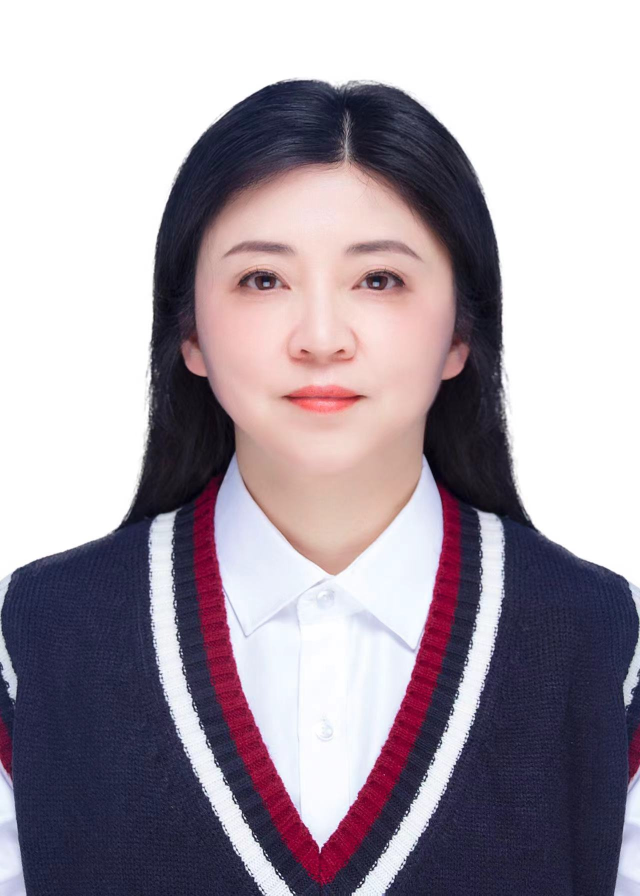
#> input picture Personal_Projects/Reverse_Colour/Background_colour/example.jpeg, 1280 x 1792 px (shown at 1/2 size)
$ python background.py
#> lines starting #> are read from the running program, lines starting #| are printed output that depends on the picture; after the words box and inside, x2 and y2 are one past the last pixel; in counts of white or black regions, pixels touching at a corner belong together
import cv2
import numpy as np
# 读取照片
img=cv2.imread('example.jpeg')
#> img is the input picture: shape (1792, 1280, 3); mean B, G, R 166.3, 156.5, 166.1

# 图像缩放
img = cv2.resize(img,None,fx=0.5,fy=0.5)
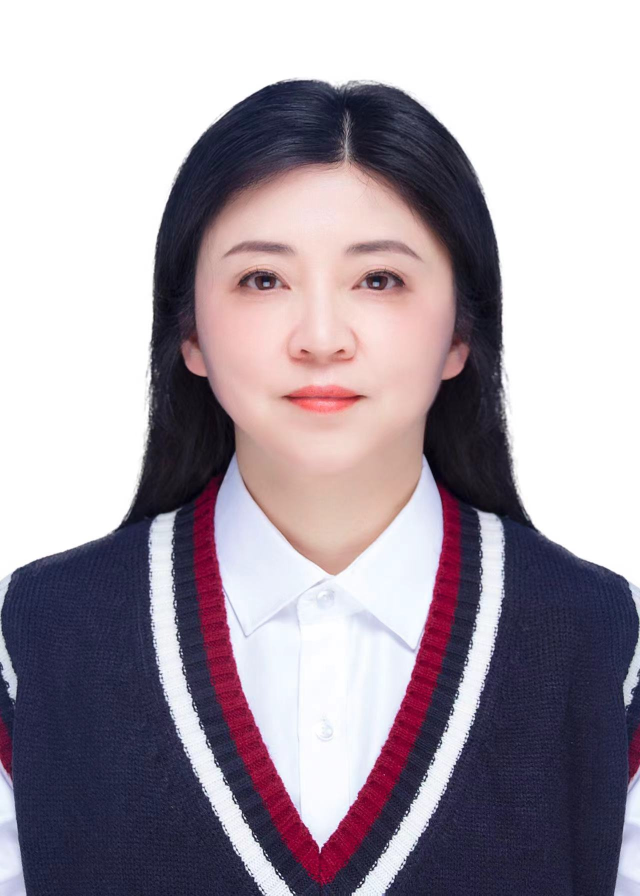
#> img: shape (896, 640, 3); mean B, G, R 166.4, 156.6, 166.2
rows,cols,channels = img.shape
#> rows = 896; cols = 640; channels = 3
print(rows,cols,channels)
#| 896 640 3
cv2.imshow('img',img)

# 图片转换为灰度图
hsv = cv2.cvtColor(img,cv2.COLOR_BGR2HSV)
#> hsv: shape (896, 640, 3); mean H, S, V 67.6, 52.8, 175.6
cv2.imshow('hsv',hsv)

# 图片的二值化处理
# 在这里处理白色
sensitivity = 50
lower_white = np.array([0,0,255-sensitivity])
upper_white = np.array([255,sensitivity,255])
mask = cv2.inRange(hsv, lower_white, upper_white)
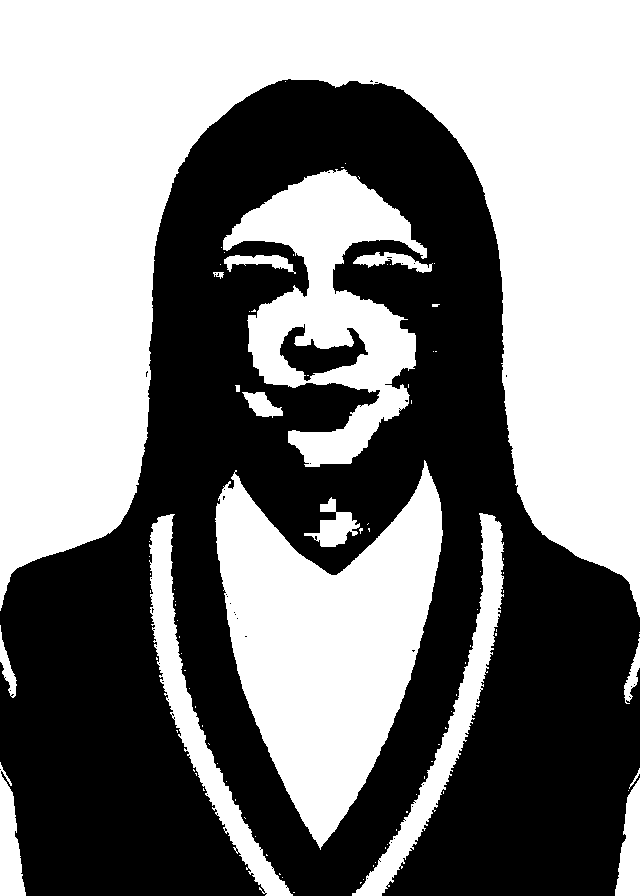
#> mask: shape (896, 640); 51.9% white; 42 black regions (40 under 20 px), largest, box (x1, y1, x2, y2) and area: (0, 79, 640, 896) 273610, (280, 324, 368, 381) 2229
cv2.imshow('msk',mask)

#腐蚀膨胀
erode=cv2.erode(mask,None,iterations=1)
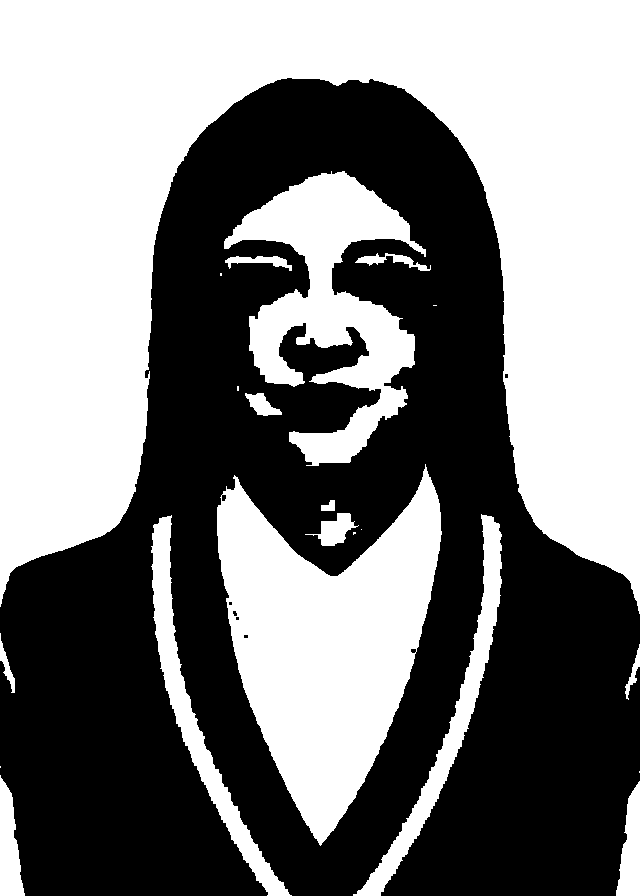
#> erode: shape (896, 640); 50.1% white; 6 black regions (5 under 20 px), largest, box (x1, y1, x2, y2) and area: (0, 78, 640, 896) 286131
#cv2.imshow('erode',erode)

dilate=cv2.dilate(erode,None,iterations=1)
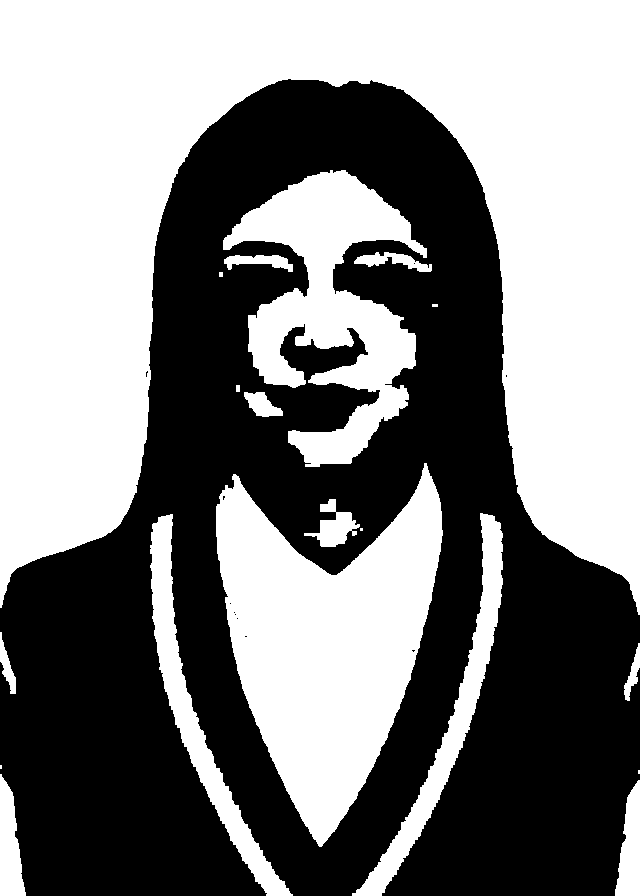
#> dilate: shape (896, 640); 51.7% white; 11 black regions (10 under 20 px), largest, box (x1, y1, x2, y2) and area: (0, 79, 640, 896) 277145
#cv2.imshow('dilate',dilate)

#遍历每个像素点，进行颜色的替换
for i in range(rows):
  for j in range(cols):
    if erode[i,j]==255: # 像素点为255表示的是白色，我们就是要将白色处的像素点，替换为红色
      img[i,j]=(0,0,255) # 此处替换颜色，为BGR通道，不是RGB通道
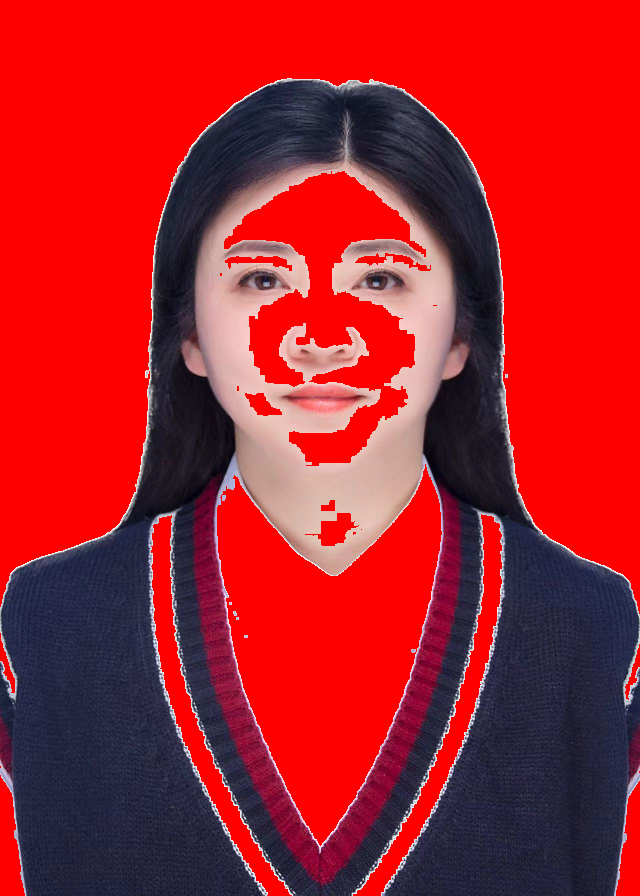
#> img: shape (896, 640, 3); mean B, G, R 41.8, 32.9, 169.2
#cv2.imshow('res',img)

cv2.imwrite('change.jpeg',img)

# 窗口等待的命令，0表示无限等待
cv2.waitKey(0)
